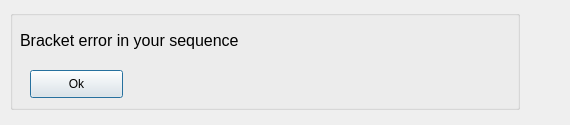
<?xml version="1.0" encoding="UTF-8"?>
<ui version="4.0">
 <class>Dialog</class>
 <widget class="QDialog" name="Dialog">
  <property name="geometry">
   <rect>
    <x>0</x>
    <y>0</y>
    <width>570</width>
    <height>125</height>
   </rect>
  </property>
  <property name="windowTitle">
   <string>Dialog</string>
  </property>
  <widget class="QGroupBox" name="groupBox">
   <property name="geometry">
    <rect>
     <x>10</x>
     <y>10</y>
     <width>510</width>
     <height>100</height>
    </rect>
   </property>
   <property name="title">
    <string/>
   </property>
   <widget class="QPushButton" name="pushButtonBracketMissing">
    <property name="geometry">
     <rect>
      <x>20</x>
      <y>60</y>
      <width>93</width>
      <height>28</height>
     </rect>
    </property>
    <property name="text">
     <string>Ok</string>
    </property>
   </widget>
   <widget class="QLabel" name="label">
    <property name="geometry">
     <rect>
      <x>10</x>
      <y>10</y>
      <width>491</width>
      <height>41</height>
     </rect>
    </property>
    <property name="text">
     <string>&lt;html&gt;&lt;head/&gt;&lt;body&gt;&lt;p&gt;&lt;span style=&quot; font-size:12pt;&quot;&gt;Bracket error in your sequence&lt;/span&gt;&lt;/p&gt;&lt;/body&gt;&lt;/html&gt;</string>
    </property>
   </widget>
  </widget>
 </widget>
 <resources/>
 <connections/>
</ui>
